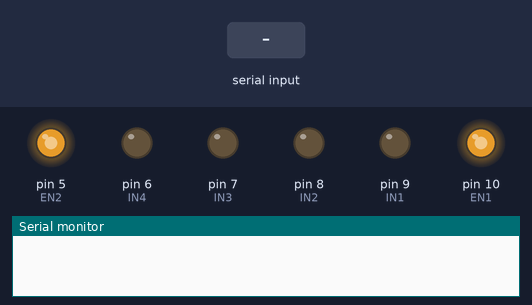
A sketch run on a simulated Arduino Uno, built with avr-gcc and run on an emulated ATmega328P. Parts: output pins drawn as LEDs (lit = HIGH), the last lines printed to the serial monitor. Inputs (shaded band) come from the test bench.

Above: at 1.2 s.
1.3 s: "1" received over Serial
At 2.1 s:
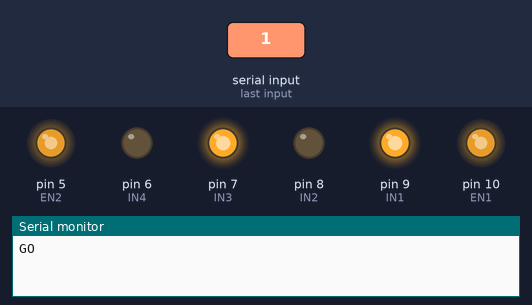
2.8 s: "4" received over Serial
At 3.2 s:
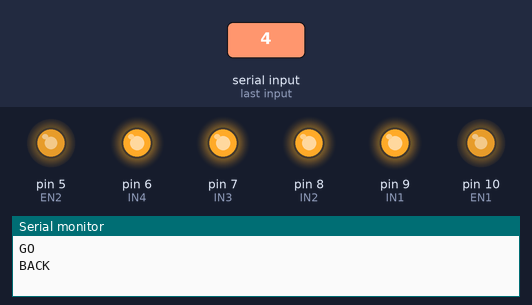
4.3 s: "5" received over Serial
At 5.5 s:
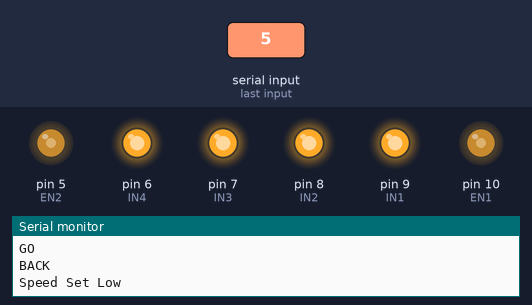
5.8 s: "0" received over Serial
At 6.7 s:
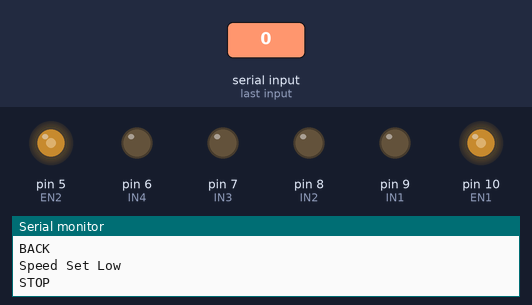
7.3 s: "2" received over Serial
At 7.8 s:
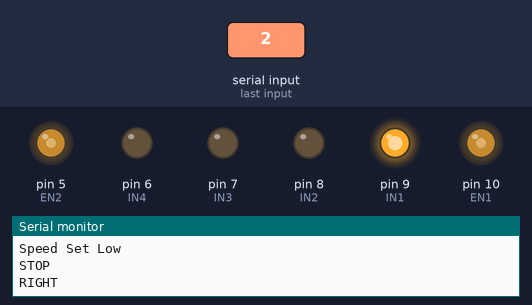
8.8 s: byte 54 (54) received over Serial
At 10.2 s:
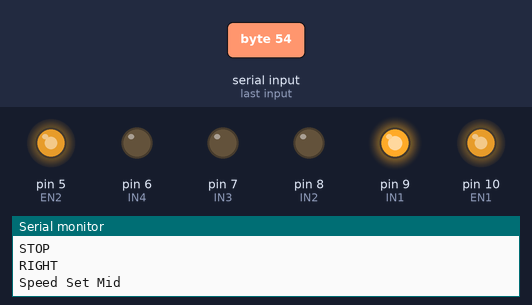
Timing chart, 0 to 11.3 s (numbered marks = the images above; inputs shaded):
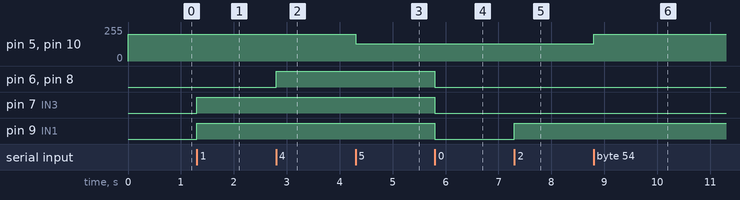

The sketch:

arduinosketch.ino
```cpp
int INbyte=0;
int Speed=200;

const int EN1 = 10;
const int IN1 = 9;
const int IN2 = 8;

const int IN3 = 7;
const int IN4 = 6;
const int EN2 = 5;

void setup() {
  Serial.begin(115200);
  pinMode(IN1, OUTPUT);
  pinMode(IN2, OUTPUT);
  pinMode(IN3, OUTPUT);
  pinMode(IN4, OUTPUT);

}

void loop() {
  analogWrite(EN1, Speed);
  analogWrite(EN2, Speed);
  int var;
  if(Serial.available()>=0)
  {
    INbyte=Serial.read();
    switch(INbyte)
    {
      case 49 :      Serial.println("GO");
                     digitalWrite(IN1,HIGH);
                     digitalWrite(IN3,HIGH);
                     break;

      case 50 :      Serial.println("RIGHT");
                     digitalWrite(IN1,HIGH);
                     break;

      case 51 :      Serial.println("LEFT");
                     digitalWrite(IN3,HIGH);
                     break;

      case 52 :      Serial.println("BACK");
                     digitalWrite(IN2,HIGH);
                     digitalWrite(IN4,HIGH);
                     break;

      case 48 :      Serial.println("STOP");
                     digitalWrite(IN1,LOW);
                     digitalWrite(IN2,LOW);
                     digitalWrite(IN3,LOW);
                     digitalWrite(IN4,LOW);
                     break;

      case 53 :      Serial.println("Speed Set Low");
                     Speed = 130;
                     break;

      case 54 :      Serial.println("Speed Set Mid");
                     Speed = 200;
                     break;

      case 55 :      Serial.println("Speed Set High");
                     Speed = 255;
                     break;

      default :      break;
    }
  }
}
```

Measured:
- after the input at 1.3 s, pin 7 (IN3), pin 9 (IN1): LOW → HIGH at once
- after the input at 2.8 s, pin 6 (IN4), pin 8 (IN2): LOW → HIGH at once
- after the input at 4.3 s, pin 5 (EN2), pin 10 (EN1): 200/255 → 130/255 at once
- after the input at 5.8 s, pin 6 (IN4), pin 7 (IN3), pin 8 (IN2), pin 9 (IN1): HIGH → LOW at once
- after the input at 7.3 s, pin 9 (IN1): LOW → HIGH at once
- after the input at 8.8 s, pin 5 (EN2), pin 10 (EN1): 130/255 → 200/255 at once
